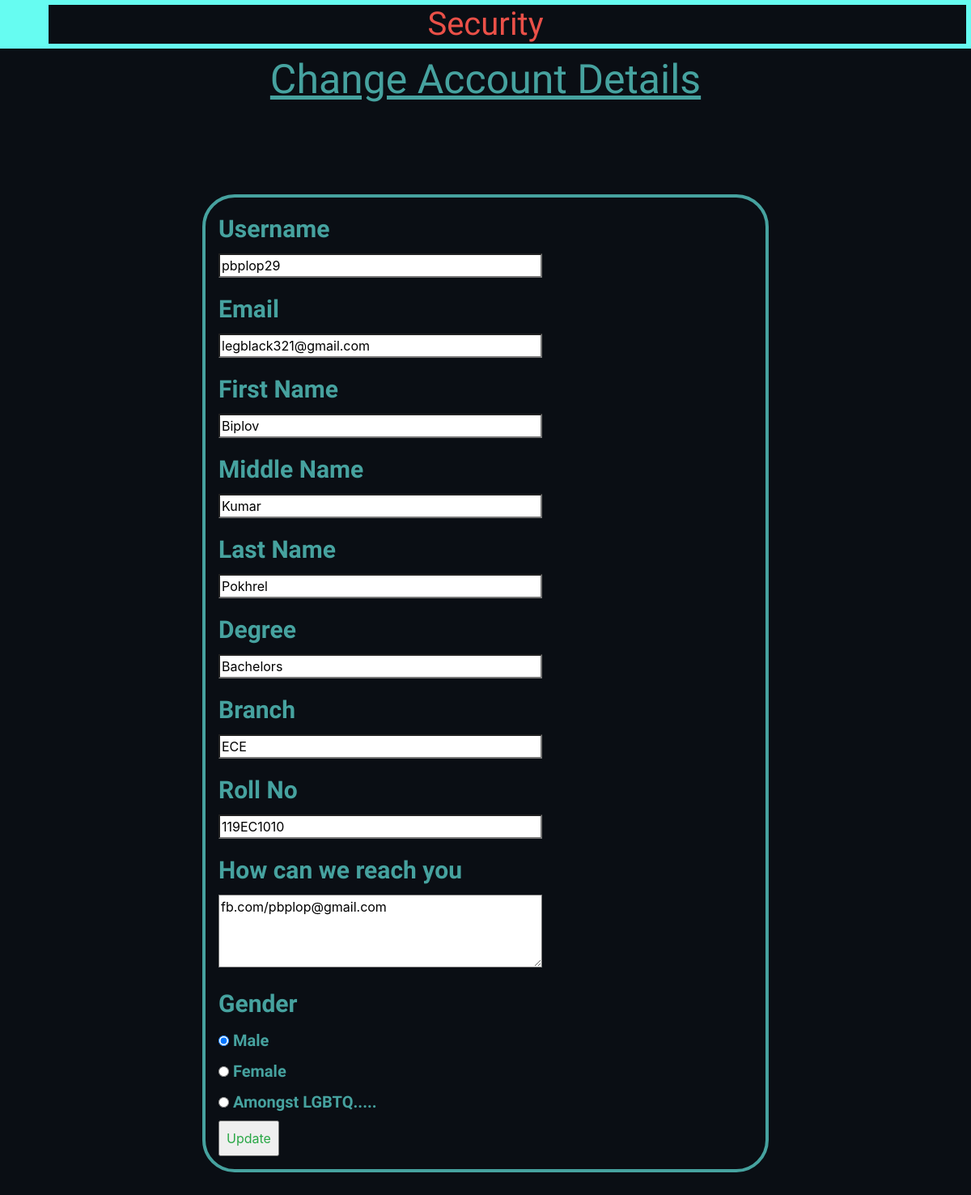
The page /security (signed in) on the database as committed earlier.
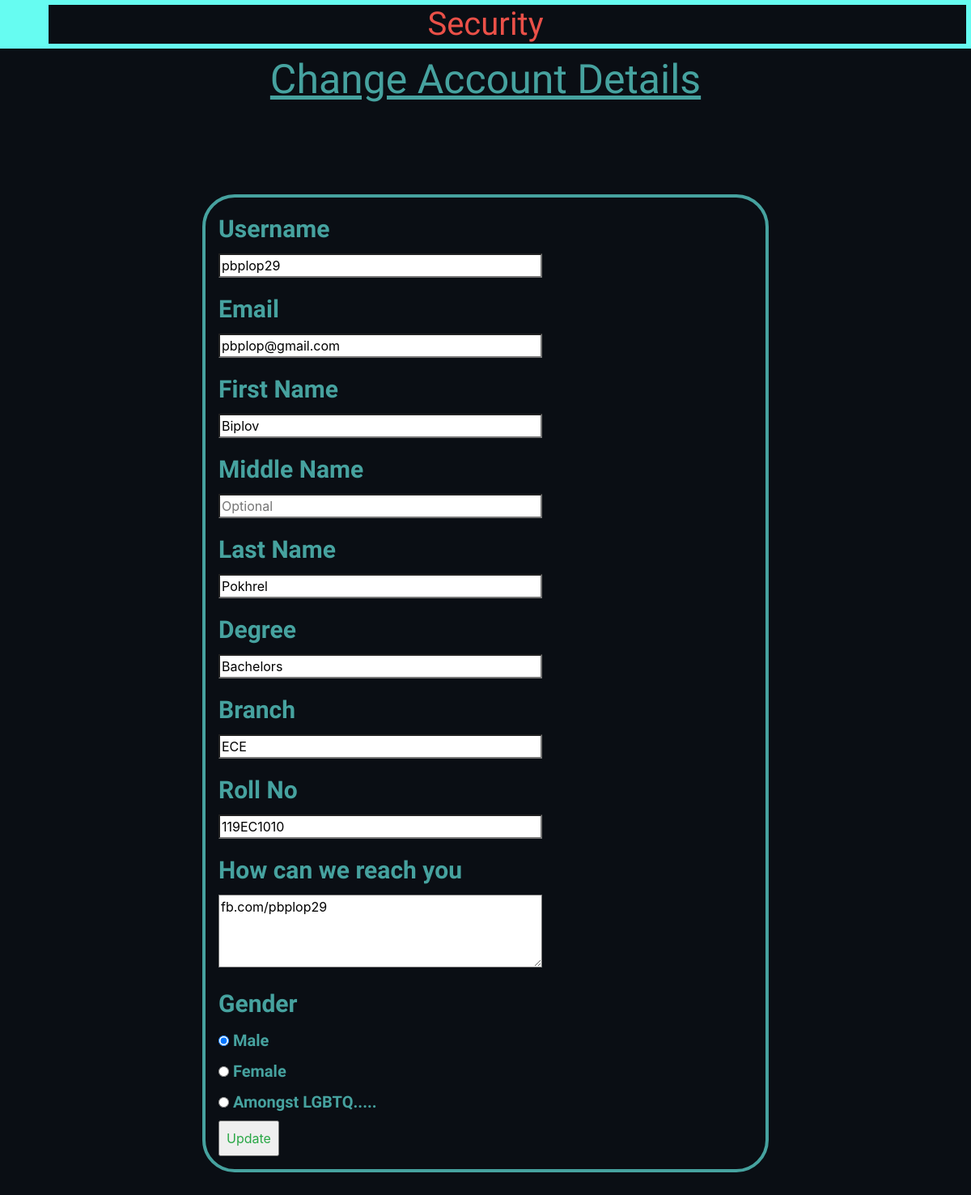
The same page on the database as committed later.
### main/models.py (models this page shows)
class User(db.Model, UserMixin):
    id = db.Column(db.Integer, primary_key=True)
    username = db.Column(db.String(120), unique=True, nullable=False)
    email = db.Column(db.String(20), unique=True, nullable=False)
    fname = db.Column(db.String(120), unique=False, nullable=False)
    mname = db.Column(db.String(120), unique=False, nullable=True)
    lname = db.Column(db.String(120), unique=False, nullable=False)
    batch = db.Column(db.String(120), unique=False, nullable=False)
    degree = db.Column(db.String(120), unique=False, nullable=False)
    branch = db.Column(db.String(120), unique=False, nullable=False)
    rollno = db.Column(db.String(120), unique=True, nullable=False)
    country = db.Column(db.String(120), unique=False, nullable=False)
    social = db.Column(db.String(500), unique=False, nullable=True)
    birthdate = db.Column(db.String(120), unique=False, nullable=False)
    gender = db.Column(db.String(120), unique=False, nullable=False)
    age = db.Column(db.String(120), unique=False, nullable=False)
    password = db.Column(db.String(100), unique=False, nullable=False)
    image_file = db.Column(db.String(20), nullable = False, default = 'default.jpg')

### main/routes.py (the view)
@app.route("/security", methods=['GET', 'POST'])
@login_required
def security():
    form = updateform()
    if form.validate_on_submit():
        current_user.username = form.username.data
        current_user.email = form.email.data
        current_user.fname = form.fname.data
        current_user.mname = form.mname.data
        current_user.lname = form.lname.data
        current_user.degree = form.degree.data
        current_user.branch = form.branch.data
        current_user.rollno = form.rollno.data
        current_user.social = form.social.data
        current_user.gender = form.gender.data
        db.session.commit()
        flash('Your Account Has Been Updated', 'success text-center')
        return redirect(url_for('profile'))
    elif request.method == 'GET':
        form.username.data = current_user.username
        form.email.data = current_user.email
        form.fname.data = current_user.fname
        form.mname.data = current_user.mname
        form.lname.data = current_user.lname
        form.degree.data = current_user.degree
        form.branch.data = current_user.branch
        form.rollno.data = current_user.rollno
        form.social.data = current_user.social
        form.gender.data = current_user.gender
    return render_template("security.html", title_given="Security", form=form)

### main/forms.py (shortened to what this page needs)
class updateform(FlaskForm):
    username = StringField('Username', validators=[DataRequired(), Length(min=2, max=20)])
    email = StringField('Email',
                        validators=[DataRequired(), Email()])
    fname = StringField('First Name', validators=[DataRequired(), Length(min=2, max=20)])
    mname = StringField('Middle Name')
    lname = StringField('Last Name', validators=[DataRequired(), Length(min=2, max=20)])
    degree = StringField('Degree', validators=[DataRequired(), Length(min=2, max=20)])
    branch = StringField('Branch', validators=[DataRequired(), Length(min=2, max=20)])
    rollno = StringField('Roll No', validators=[DataRequired(), Length(min=5)])
    social = TextAreaField(' How can we reach you ')
    gender = RadioField('Gender', choices= [('Male', 'Male'), ('Female', 'Female'), ('LGBTQ...', 'Amongst LGBTQ.....')])
    submit = SubmitField('Update')

### main/models.py (called while the page is built)
@login_manager.user_loader
def load_user(user_id):
    return User.query.get(int(user_id))

### main/templates/security.html (shortened to what this page needs)
{% extends "layout.html" %} {% block content %}
{%from "formhelpers.html" import render_field%}
{%from "formhelpers.html" import render_social_field%}
{%from "formhelpers.html" import render_radio_field%}
{%from "formhelpers.html" import render_recap%}
<h1 class = 'welcome'>Security</h1>
<h1 class = 'signhead'> Change Account Details </h1>
<form action="/security" method="POST" class='form2'>
    {{render_field(form.username,   PLACEHOLDER=form.username.label.text)}}
    {{render_field(form.email, PLACEHOLDER=form.  email.label.text)}}
    {{render_field(form.fname,   PLACEHOLDER=form.fname.label.text)}}
    {{render_field(form.mname,   PLACEHOLDER=('Optional'))}}
    {{render_field(form.lname,   PLACEHOLDER=form.lname.label.text)}}
    {{render_field(form.degree,   PLACEHOLDER=('PhD/Masters/Bachelors'))}}
    {{render_field(form.branch,   PLACEHOLDER=('Acronym'))}}
    {{render_field(form.rollno,   PLACEHOLDER=('Roll No. answers  the 3 questions above :p '))}}
    {{render_social_field(form.social,   PLACEHOLDER='Links to Socials (Optional)')}}
    {{render_radio_field(form.gender) }}
    {{form.submit (class="text-success p-2  ")}}
    </form>
{% endblock content %}

### main/templates/formhelpers.html (shortened to what this page needs)
{% macro render_field(field) %}
<div >
    <label for="{{ field.name }}" class="control-label">{{ field.label.text }}</label>
    <div class>
        {{ field(class_='form-field', **kwargs)|safe }}
    </div>
</div>
{% endmacro %}
{% macro render_social_field(field) %}
<div >
    <label for="{{ field.name }}" class="control-label">{{ field.label.text }}</label>
    <div class>
        {{ field(class_='form-field-social', **kwargs)|safe }}
    </div>
</div>
{% endmacro %}
{% macro render_radio_field(field) %}
<div >
    <label class="control-label">{{ field.label.text }}</label>
    <div >
        {% for subfield in field %}
        <div >
            <label class="control-label-2">
                {{ subfield }}
                {{ subfield.label.text }}
            </label>
        </div>
        {% endfor %}
    </div>
</div>
{% endmacro %}

Rows that differ between the two databases and show on the page:
changed User "pbplop29": email "legblack321@gmail.com" → "pbplop@gmail.com"; mname "Kumar" → (not shown); social "fb.com/pbplop@gmail.com" → "fb.com/pbplop29"
